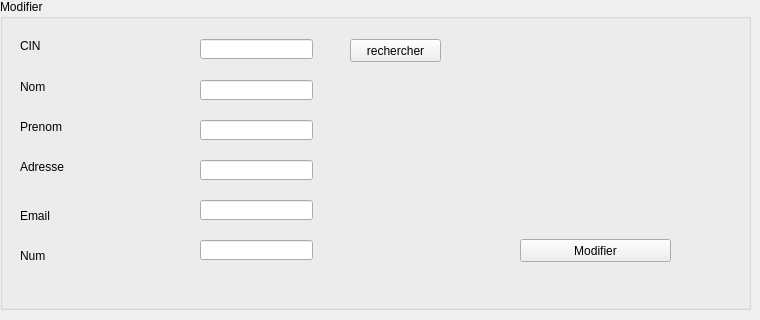
     <widget class="QWidget" name="tab_6">
      <attribute name="title">
       <string>Modifier</string>
      </attribute>
      <widget class="QLineEdit" name="nommodif">
       <property name="geometry">
        <rect>
         <x>200</x>
         <y>80</y>
         <width>113</width>
         <height>20</height>
        </rect>
       </property>
      </widget>
      <widget class="QLineEdit" name="prenommodif">
       <property name="geometry">
        <rect>
         <x>200</x>
         <y>120</y>
         <width>113</width>
         <height>20</height>
        </rect>
       </property>
      </widget>
      <widget class="QLineEdit" name="adressemodif">
       <property name="geometry">
        <rect>
         <x>200</x>
         <y>160</y>
         <width>113</width>
         <height>20</height>
        </rect>
       </property>
      </widget>
      <widget class="QLineEdit" name="nummodif">
       <property name="geometry">
        <rect>
         <x>200</x>
         <y>200</y>
         <width>113</width>
         <height>20</height>
        </rect>
       </property>
      </widget>
      <widget class="QLineEdit" name="emailmodif">
       <property name="geometry">
        <rect>
         <x>200</x>
         <y>240</y>
         <width>113</width>
         <height>20</height>
        </rect>
       </property>
      </widget>
      <widget class="QLabel" name="label_12">
       <property name="geometry">
        <rect>
         <x>20</x>
         <y>80</y>
         <width>47</width>
         <height>13</height>
        </rect>
       </property>
       <property name="text">
        <string>Nom</string>
       </property>
      </widget>
      <widget class="QLabel" name="label_13">
       <property name="geometry">
        <rect>
         <x>20</x>
         <y>120</y>
         <width>47</width>
         <height>13</height>
        </rect>
       </property>
       <property name="text">
        <string>Prenom</string>
       </property>
      </widget>
      <widget class="QLabel" name="label_14">
       <property name="geometry">
        <rect>
         <x>20</x>
         <y>160</y>
         <width>47</width>
         <height>13</height>
        </rect>
       </property>
       <property name="text">
        <string>Adresse</string>
       </property>
      </widget>
      <widget class="QGroupBox" name="groupBox_2">
       <property name="geometry">
        <rect>
         <x>0</x>
         <y>-1</y>
         <width>751</width>
         <height>311</height>
        </rect>
       </property>
       <property name="title">
        <string>Modifier</string>
       </property>
       <widget class="QLabel" name="label_11">
        <property name="geometry">
         <rect>
          <x>20</x>
          <y>40</y>
          <width>47</width>
          <height>13</height>
         </rect>
        </property>
        <property name="text">
         <string>CIN</string>
        </property>
       </widget>
       <widget class="QLabel" name="label_15">
        <property name="geometry">
         <rect>
          <x>20</x>
          <y>250</y>
          <width>47</width>
          <height>13</height>
         </rect>
        </property>
        <property name="text">
         <string>Num</string>
        </property>
       </widget>
       <widget class="QLabel" name="label_16">
        <property name="geometry">
         <rect>
          <x>20</x>
          <y>210</y>
          <width>47</width>
          <height>13</height>
         </rect>
        </property>
        <property name="text">
         <string>Email</string>
        </property>
       </widget>
       <widget class="QLineEdit" name="cinmodif">
        <property name="geometry">
         <rect>
          <x>200</x>
          <y>40</y>
          <width>113</width>
          <height>20</height>
         </rect>
        </property>
       </widget>
       <widget class="QPushButton" name="pushButton_11">
        <property name="geometry">
         <rect>
          <x>350</x>
          <y>40</y>
          <width>91</width>
          <height>23</height>
         </rect>
        </property>
        <property name="text">
         <string>rechercher</string>
        </property>
       </widget>
       <widget class="QPushButton" name="pushButton_3">
        <property name="geometry">
         <rect>
          <x>520</x>
          <y>240</y>
          <width>151</width>
          <height>23</height>
         </rect>
        </property>
        <property name="text">
         <string>Modifier</string>
        </property>
       </widget>
      </widget>
      <zorder>groupBox_2</zorder>
      <zorder>nommodif</zorder>
      <zorder>prenommodif</zorder>
      <zorder>adressemodif</zorder>
      <zorder>nummodif</zorder>
      <zorder>emailmodif</zorder>
      <zorder>label_12</zorder>
      <zorder>label_13</zorder>
      <zorder>label_14</zorder>
     </widget>
